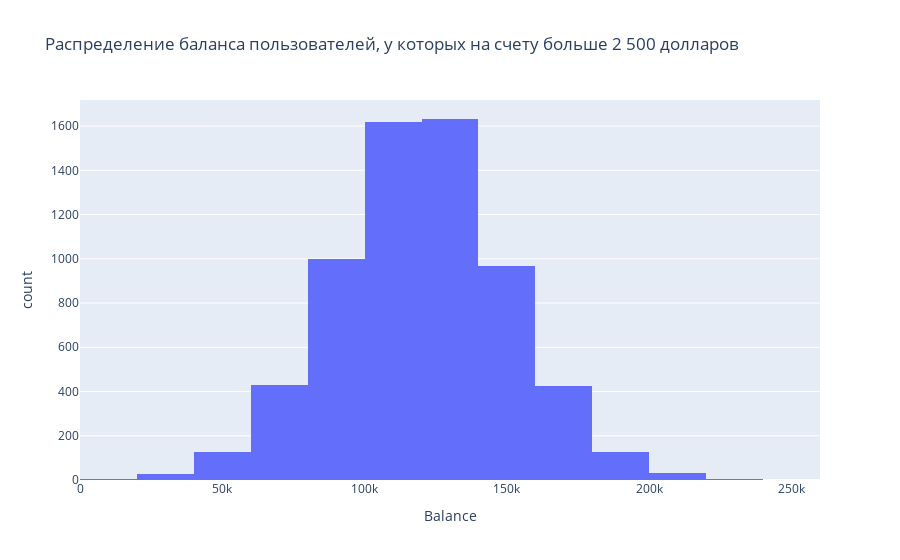

Notebook cell for this chart:
### Markdown cell above
По графику можно сделать вывод, что банк потерял 20.4% клиентов

### Code cell
more_that_2500 = churn_data[churn_data['Balance']>2500]
fig_2 = px.histogram(
    data_frame=more_that_2500,
    x = 'Balance',
    nbins=20,
    title = 'Распределение баланса пользователей, у которых на счету больше 2 500 долларов'
)
fig_2.show()

### Figure 1 — Plotly figure (JSON) as saved in the notebook; plotly's stock layout.template omitted (floating-point values rounded to 4 significant figures; data arrays with more than 128 entries replaced by an {"elided": "..."} marker saying what was removed)
{"data": [{"alignmentgroup": "True", "bingroup": "x", "hovertemplate": "Balance=%{x}<br>count=%{y}<extra></extra>", "legendgroup": "", "marker": {"color": "#636efa", "pattern": {"shape": ""}}, "name": "", "nbinsx": 20, "offsetgroup": "", "orientation": "v", "showlegend": false, "type": "histogram", "x": {"elided": "6383 float values"}, "xaxis": "x", "yaxis": "y"}], "layout": {"barmode": "relative", "legend": {"tracegroupgap": 0}, "title": {"text": "Распределение баланса пользователей, у которых на счету больше 2 500 долларов"}, "xaxis": {"anchor": "y", "domain": [0, 1], "title": {"text": "Balance"}}, "yaxis": {"anchor": "x", "domain": [0, 1], "title": {"text": "count"}}}}
